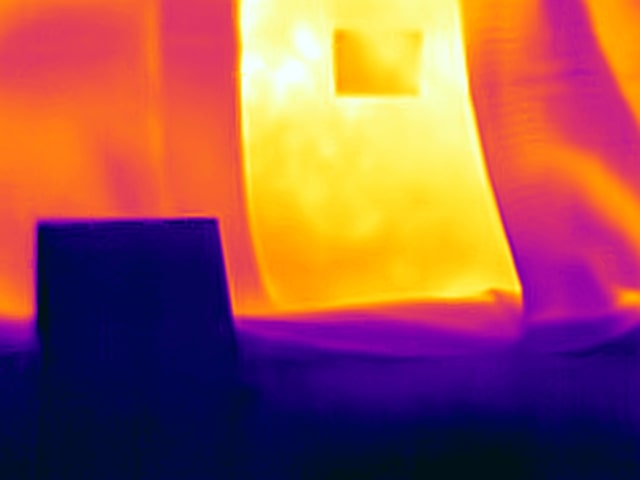
#> input picture thermal/thermal.jpg, 640 x 480 px
$ python -i multiplefiles.py   (imports and definitions only)
#> lines starting #> are read from the running program, lines starting #| are printed output that depends on the picture; after the words box and inside, x2 and y2 are one past the last pixel; in counts of white or black regions, pixels touching at a corner belong together
#> further down, picture is the input picture: shape (480, 640, 3); mean B, G, R 80.8, 85, 154.5
import numpy as np
import argparse
import imutils
import cv2
import os
from matplotlib import pyplot as plt

# Function to preprocess thermal images
def preprocess_thermal_image(image):
    # Convert to grayscale
    gray = cv2.cvtColor(image, cv2.COLOR_BGR2GRAY)
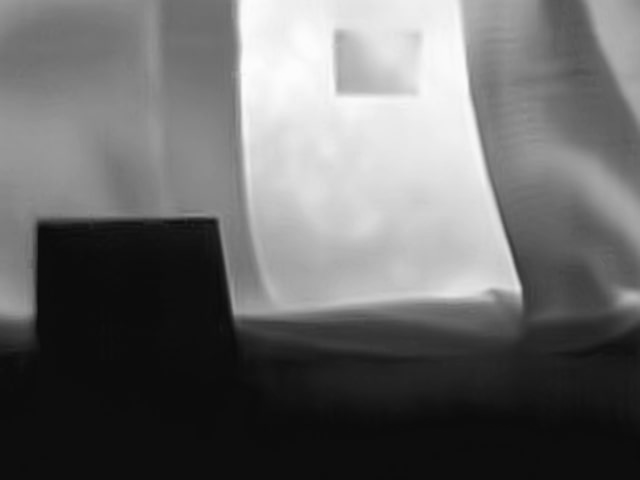
#> gray: shape (480, 640); min 10, max 253, mean 105.3

    # Apply Bilateral Filter with adjusted parameters
    gray = cv2.bilateralFilter(gray, d=7, sigmaColor=50, sigmaSpace=50)

    # Apply Gaussian blur for noise reduction (alternative to guided filter)
    blurred_initial = cv2.GaussianBlur(gray, (5, 5), 0)

    # Apply Adaptive Histogram Equalization (AHE)
    clahe = cv2.createCLAHE(clipLimit=2.0, tileGridSize=(8, 8))
    enhanced = clahe.apply(blurred_initial)
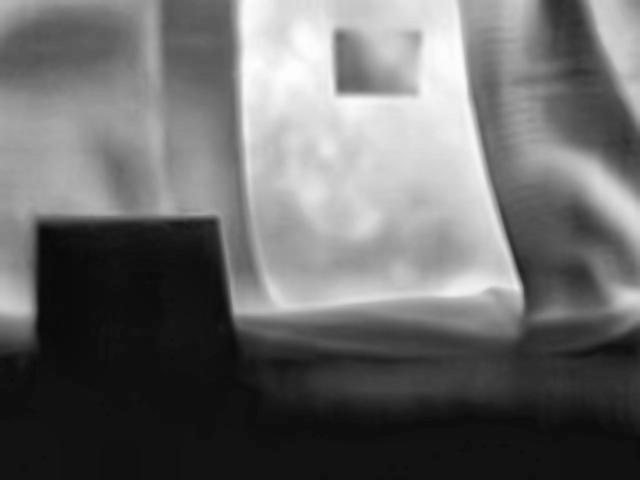
#> enhanced: shape (480, 640); min 9, max 253, mean 106.4

    # Enhance contrast
    enhanced = cv2.normalize(enhanced, None, 0, 255, cv2.NORM_MINMAX)

    # Apply Canny edge detection
    edges = cv2.Canny(enhanced, 50, 150)
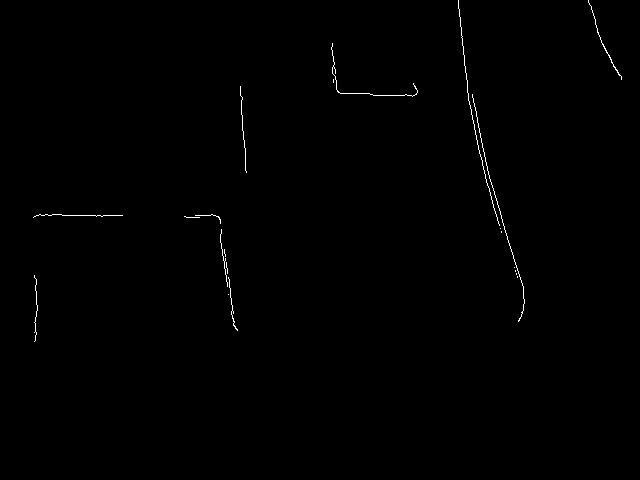
#> edges: shape (480, 640); 0.38% white in thin lines or dots, all inside (x1, y1, x2, y2) = (33, 0, 622, 342)

    # Apply morphological operations to connect broken edges
    kernel = np.ones((3,3), np.uint8)
    connected_edges = cv2.morphologyEx(edges, cv2.MORPH_CLOSE, kernel)

    # Apply hysteresis thresholding
    low_threshold = 50
    high_threshold = 100
    strong_edges = connected_edges > high_threshold
    weak_edges = (connected_edges <= high_threshold) & (connected_edges > low_threshold)
#> weak_edges: shape (480, 640) bool; every value is 0

    # Use strong edges as seeds and dilate to connect to weak edges
    edges = np.zeros_like(strong_edges, dtype=np.uint8)
    edges[strong_edges] = 255
    edges[cv2.dilate(strong_edges.astype(np.uint8), kernel, iterations=1) & weak_edges] = 255

    # Invert the edges (black becomes white, white becomes black)
    # inverted_edges = cv2.bitwise_not(edges)

    # Overlay inverted edges on original image
    overlay = cv2.addWeighted(image, 0.7, cv2.cvtColor(edges, cv2.COLOR_GRAY2BGR), 0.3, 0)
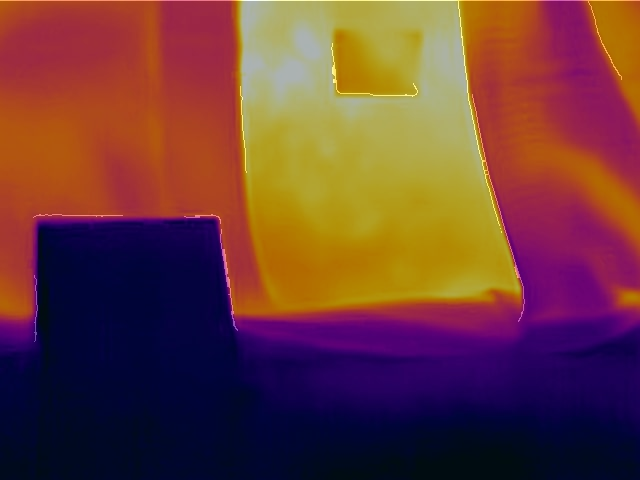
#> overlay: shape (480, 640, 3); mean B, G, R 57, 60, 108.6
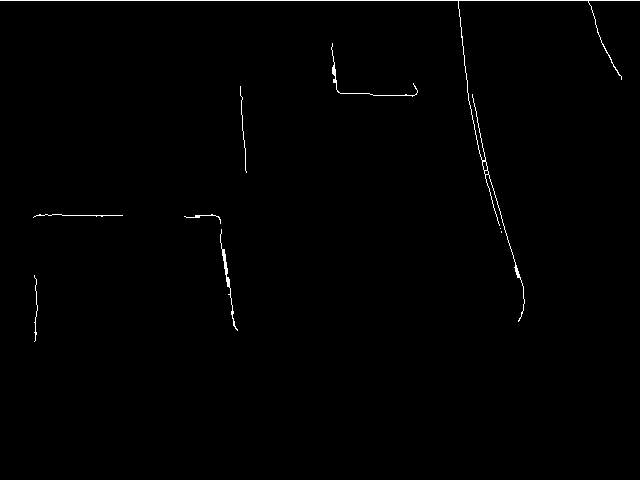
#> edges: shape (480, 640); 0.62% white in thin lines or dots, all inside (x1, y1, x2, y2) = (0, 0, 640, 342)

    # [4 lines of commented-out code are left out]

    return edges


ap = argparse.ArgumentParser()

# [2 lines not run here, left out]

thermal_dir = r'C:\Users\andre\OneDrive\Desktop\SCRG\thermal'
visible_dir = r'C:\Users\andre\OneDrive\Desktop\SCRG\visible'

# Loop through all files in the thermal directory
# [85 lines not run here, left out]

>>> import cv2
>>> picture = cv2.imread('thermal/thermal.jpg')
>>> result = preprocess_thermal_image(picture)

$ run again, on visible/thermal.jpg
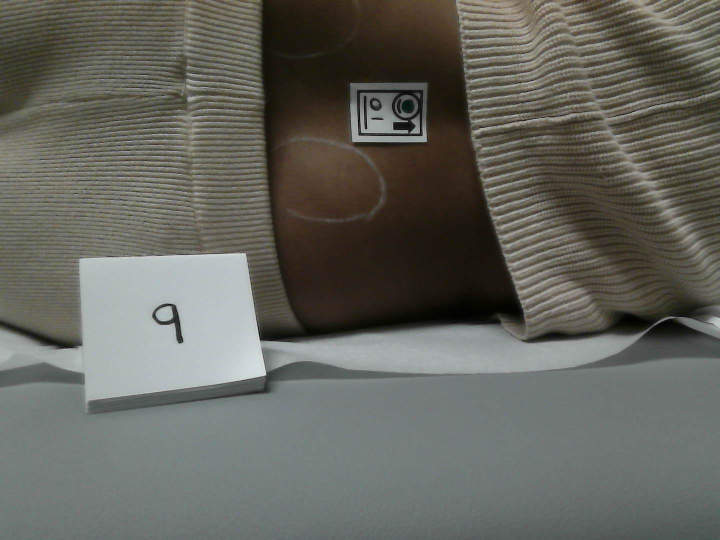
#> input picture visible/thermal.jpg, 1440 x 1080 px (shown at 1/2 size)
#> picture is the input picture: shape (1080, 1440, 3); mean B, G, R 93.3, 100.4, 99.9
#> connected_edges: shape (1080, 1440); 5.7% white in thin lines or dots, all inside (x1, y1, x2, y2) = (0, 0, 1440, 826)
#> weak_edges: shape (1080, 1440) bool; every value is 0
#> in preprocess_thermal_image, `overlay = cv2.addWeighted(image, 0.7, cv2.cvtColor(edges, cv2.COLOR_GR..`:
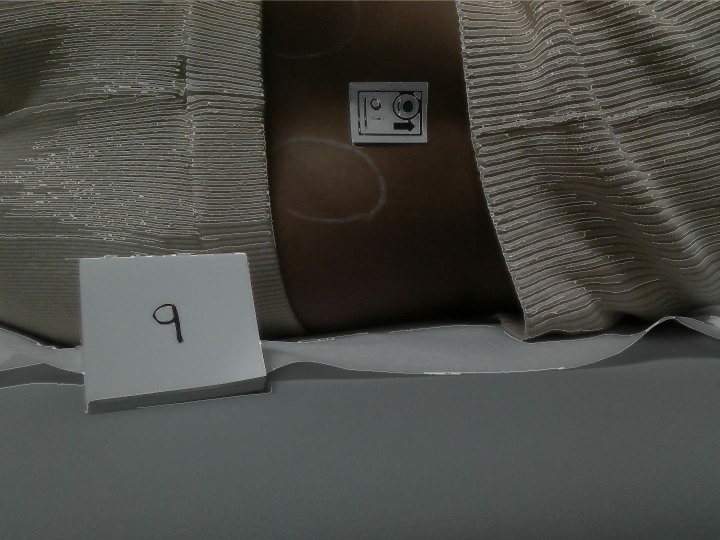
#> overlay: shape (1080, 1440, 3) (shown at 1/2 size); mean B, G, R 69.8, 74.7, 74.4
#> in preprocess_thermal_image, `overlay = cv2.addWeighted(image, 0.7, cv2.cvtColor(edges, cv2.COLOR_GR..`:
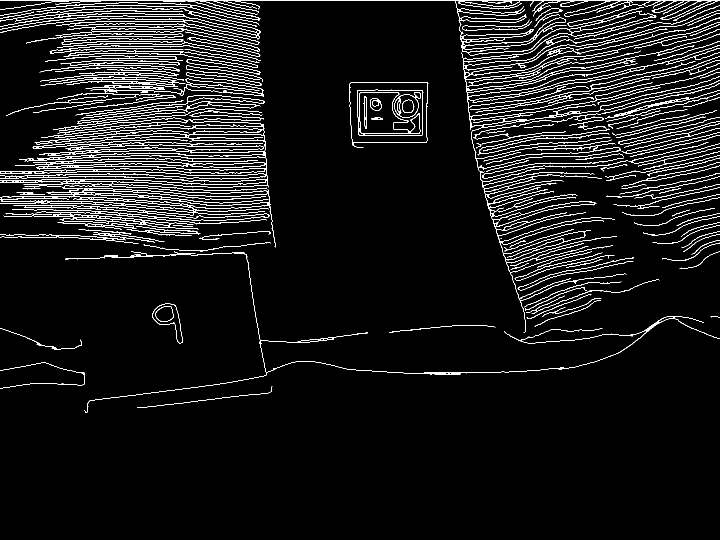
#> edges: shape (1080, 1440) (shown at 1/2 size); 5.8% white in thin lines or dots, all inside (x1, y1, x2, y2) = (0, 0, 1440, 826)
